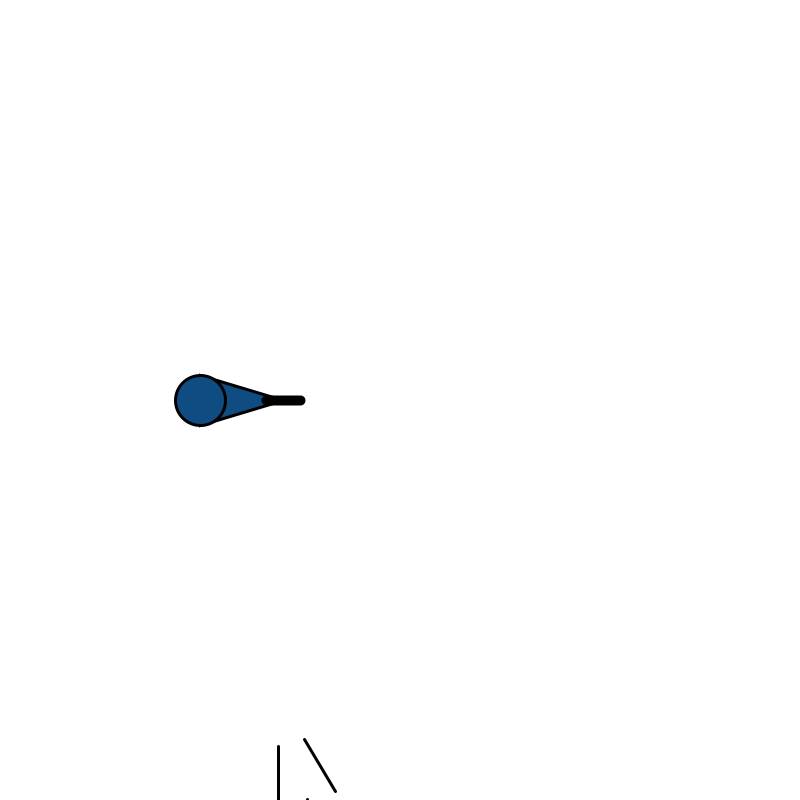
Frame 1 (no input)
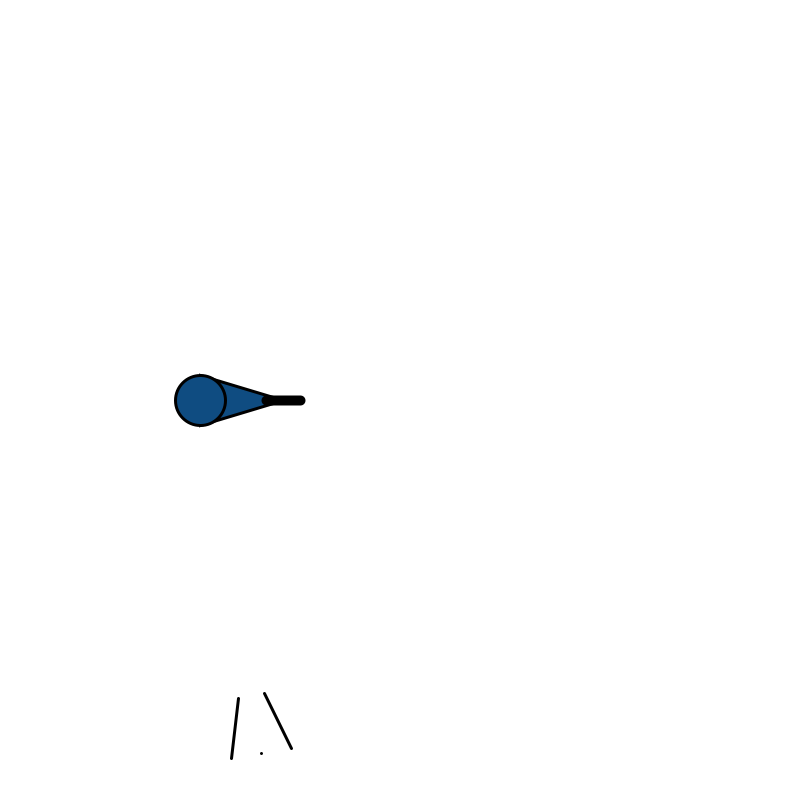
Frame 60 (the mouse pressed at the canvas centre just before this capture)
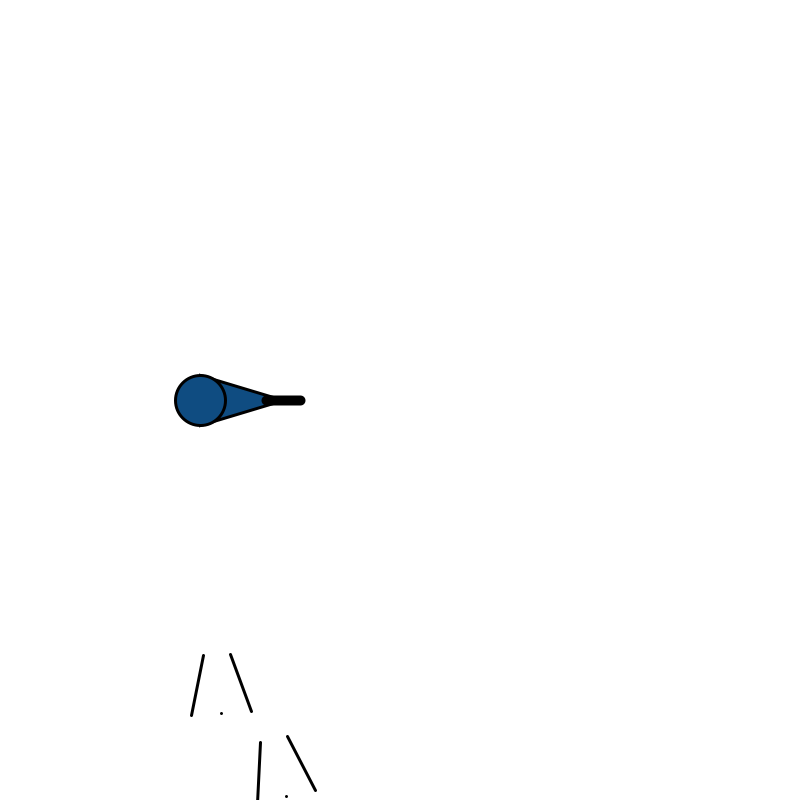
Frame 120 (the mouse held since frame 60 and released just before this capture)

The Processing sketch that drew these frames (run headless with seeded random() and noise(); from frame 60 on, the mouse is pressed at the canvas centre):

// Processing sketch: ShooterGame
// ── ShooterGame.pde
public class Shooter {
  float posX, posY, size, direction; // direction in radian
  float rightmid2X, rightmid2Y; // position head of shooter
  int speed;
  boolean isEnd; // for check the shooter was killed or not
  
  Shooter(){
    posX = width/4;
    posY = height/2;
    size = 50;
    direction = 0;
    speed = 1;
    isEnd = false;
  }
  
  public void draw(){
    if (!isEnd){
      
      // calculate position for 3 angles of traingle (body shooter)
      float rightrim1X = posX - (cos(direction+radians(90)) * size/2);
      float rightrim1Y = posY - (sin(direction+radians(90)) * size/2);
      
      float leftrim1X = posX - (cos(direction-radians(90)) * size/2);
      float leftrim1Y = posY - (sin(direction-radians(90)) * size/2);
      
      float midrim1X = posX - (cos(direction+radians(180)) * 5*size/3);
      float midrim1Y = posY - (sin(direction+radians(180)) * 5*size/3);
      
      // calculate positon from body to head of shooter
      float leftmid1X = posX - (cos(direction+radians(180)) * 4*size/3);
      float leftmid1Y = posY - (sin(direction+radians(180)) * 4*size/3);
      
      rightmid2X = posX - (cos(direction+radians(180)) * 6*size/3);
      rightmid2Y = posY - (sin(direction+radians(180)) * 6*size/3);
      
      fill(15,76,129); // green color
      strokeWeight(3); 
      
      // draw the shooter
      triangle(rightrim1X, rightrim1Y, leftrim1X, leftrim1Y, midrim1X, midrim1Y); // body of shooter
      circle(posX,posY,size); // footer of shooter
      strokeWeight(10);  // set strokeWeight of line 
      line(leftmid1X, leftmid1Y, rightmid2X, rightmid2Y);  // head of shooter
      strokeWeight(3);
    }
 
  }
  
  public float getX(){
    // get poition X
    return posX;
  }
  
  public float getY(){
    // get position Y
    return posY;
  }
  
  public float getSize(){
    return size;
  }
  
  public float getDirection(){
    return direction;
  }
  
  public float getHeadPosX(){
    return rightmid2X;
  }
  
  public float getHeadPosY(){
    return rightmid2Y;
  }
  
  public boolean set_isEnd(boolean stage){
    // for set value of attribute 'isEnd'
    isEnd = stage;
    return isEnd;
  }
  
  public void move(String keyInput){
    if (!isEnd){
      // when the game is not over
      
      if (keyInput == "up"){
          // move forward
          this.posX += 6 * cos(this.direction);
          this.posY += 6 * sin(this.direction);
      }
      else if (keyInput == "down"){
          // move backward
          this.posX -= 6 * cos(this.direction);
          this.posY -= 6 * sin(this.direction);
      }
      else if (keyInput == "left"){
        // turn left
        this.direction = radians(degrees(this.direction) - 2);
      }
      else if (keyInput == "right"){
        // turn right
        this.direction = radians(degrees(this.direction) + 2);
      }
    }
  }
}

public class Bullet {
  float posX, posY, direction; // direction in radian
  float rightX, rightY; // position head of bullet
  
  Bullet(float positionX, float positionY, float d){
    posX = positionX + 90 * cos(d);
    posY = positionY + 90 * sin(d);
    this.direction = d;
    BULLETS_COUNT += 1;
  }
  
  public void draw(){
    // backside of bullet
    float leftX = posX;
    float leftY = posY;
    
    // head of bullet
    rightX = posX - (cos(direction+radians(180)) * 20);
    rightY = posY - (sin(direction+radians(180)) * 20);
    
    stroke(235,200,21); // color : yellow
    strokeWeight(9); // set strokeWeight of bullet (line)
    
    // draw bullet from backside to head 
    line(leftX, leftY, rightX, rightY); 
    
    strokeWeight(3);
    stroke(0);
  }
  
  public void move(){
    // for move bullets
    posX += 10 * cos(direction);
    posY += 10 * sin(direction);
  }
  
  public float getPosX(){
    return posX;
  }
  
  public float getPosY(){
    return posY;
  }
  
  public float getHeadPosX(){
   return  rightX;
  }
  
  public float getHeadPosY(){
   return rightY; 
  }
  
  public boolean isOverEdge(){
    // check bullet is over the edge or not
    return this.getPosX() < 0 || this.getPosX() > width || this.getPosY() <0 || this.getPosY() > height;
  }
  
}

public class Zombie {
  float posX, posY, direction=0; //direction in radian
  int speed, size;
  float[] posEdge = {0,width}; // for random position y of zombie
  int hp;
  
  Zombie(){
    int index = int(random(posEdge.length));
    posX = random(width)+100;
    posY = posEdge[index];
    size = 60;
    speed = 1;
    ZOMBIES_COUNT += 1;
    hp = 3;
  }
  
  void draw(){
    fill(48,119,81); // color : green
    strokeWeight(3);
    
    // draw zombie
    circle(posX,posY,size*bigger);
    point(posX,posY);
    
    // right leg of zombie
    float rightrim1X = posX - (cos(direction+radians(90)) * size/2);
    float rightrim1Y = posY - (sin(direction+radians(90)) * size/2);
    float rightrim2X = posX - (cos(direction+radians(13)) * size);
    float rightrim2Y = posY - (sin(direction+radians(13)) * size);
    line(rightrim1X, rightrim1Y, rightrim2X, rightrim2Y);

    // left leg of zombie
    float leftrim1X = posX - (cos(direction-radians(90)) * size/2);
    float leftrim1Y = posY - (sin(direction-radians(90)) * size/2);
    float leftrim2X = posX - (cos(direction-radians(13)) * size);
    float leftrim2Y = posY - (sin(direction-radians(13)) * size);
    line(leftrim1X, leftrim1Y, leftrim2X, leftrim2Y);
  }

  public void move(float shooterX, float shooterY){
    // for move zombie
    
    // direction of zombie
    direction = (atan2(posY - shooterY, posX - shooterX));
    
    // distance between zombie and shooter
    float dist = dist(posX, posY, shooterX, shooterY);
    
    if(posX <= shooterX){
      // when shooter on the right side of zombie
      posX += dist/500;
    }
    else if (posX >= shooterX){
      // when zombie on the right side of shooter
      posX -= dist/500;
    }
    if(posY <= shooterY){
      // when zombie at the top of shooter
      posY += dist/500;
    }
    else if (posY >= shooterY){
      // when zombie at the bottom of shooter
      posY -= dist/500;
    }
  }
  
  public float getPosX(){
    return posX;
  }
  
  public float getPosY(){
    return posY;
  }
  public int getSize(){
    return size;
  }
  public int health() {
    return hp;
  }
  
  public boolean kill(){
    // for check Is zombie in a position to kill the shooter?
    
    // distance between zombie and shooter
    float dist = dist(this.posX, this.posY, shooter.getX(), shooter.getY());
    
    if (dist < this.size/2 + shooter.getSize()/2){
      return true;
    }
    return false;
  }
}

Shooter shooter;
ArrayList<Bullet> bullets;
int BULLETS_COUNT;
ArrayList<Zombie> zombies;
int ZOMBIES_COUNT;

float bigger;

void setup() {
  size(800,800);
  background(255); // set background color : white
  
  BULLETS_COUNT = 0;
  ZOMBIES_COUNT = 0;
  
  shooter = new Shooter(); // create object of the Shooter
  bullets = new ArrayList<Bullet>(20); // create object of Bullet
  zombies = new ArrayList<Zombie>(100); // create object of Zombie
  
  thread("generateZombieThread"); // for generate zombie every 2 seconds
}

void draw(){
  background(255);
  shooter.draw();
  
    // move and draw zombies
    for(int i=0; i< zombies.size(); i++){
      zombies.get(i).move(shooter.getX(), shooter.getY());
      zombies.get(i).draw();
      
      if(zombies.get(i).kill()){
        // when zombie in a position to kill the shooter
        shooter.set_isEnd(true);
        println("Game Over");
        noLoop();
      }
    }
   
   // move and draw bullets
   for( int i =0;i<bullets.size();i++){
     Bullet b = bullets.get(i);
     b.move();
     b.draw();
     
     if(b.isOverEdge()){
       // when bullet over the edge
       bullets.remove(i);
     }
   }
   
   boolean removeBulletFlag = false;
   
   // for remove the zombie that collide with bullet
   for(int bulletIndex=0; bulletIndex<bullets.size() ; bulletIndex++){
    for(int zombieIndex=0; zombieIndex<zombies.size() ; zombieIndex++){
       Zombie z = zombies.get(zombieIndex);
       Bullet b = bullets.get(bulletIndex);
       
       // distance between positon head of bullet and position of zombie
       float distance = dist(b.getHeadPosX(), b.getHeadPosY(), z.getPosX(), z.getPosY());
       
       if(distance < z.getSize()/2){
         // when zombie collide with bullet
         for (bigger = 1; bigger < 0; bigger += 0.2) {
           bigger = bigger + 0.2;
         }
         //zombies.remove(zombieIndex);
         removeBulletFlag = true;
       }
    }
    if (removeBulletFlag){
      // remove bullet when zombie that collide with bullet is remove
      bullets.remove(bulletIndex);
      removeBulletFlag = false;
    }
   }
  
  if(keyPressed){
    
     switch (keyCode){
       // when press arrow button 
       
      case UP:
        // move forward
        shooter.move("up");
        break;
        
      case DOWN:
        // move backward
        shooter.move("down");
        break;
        
      case LEFT:
        // turn left
        shooter.move("left");
        break;
        
      case RIGHT:
        // turn right
        shooter.move("right");
        break;
    }
    
    switch (key){
      // when press 'w, a, s, d' button
      
      case 'w':
        // move forward
        shooter.move("up");
        break;
      
      case 'a':
        // turn left
        shooter.move("left");
        break;
        
      case 's':
        // move backward
        shooter.move("down");
        break;
        
      case 'd':
        // turn right
        shooter.move("right");
        break;
    }
  }
}

void keyPressed(){
  if(key == ' '){
    // when press spacebar button (for shoot the bullet)
    Bullet b = new Bullet(shooter.getX(), shooter.getY(), shooter.getDirection());
    bullets.add(b);   
  }
}

void generateZombieThread(){
  // for generate zombie every 2 seconds
  while(true){
     Zombie z = new Zombie();
     zombies.add(z);
     delay(2000);
  }
}
